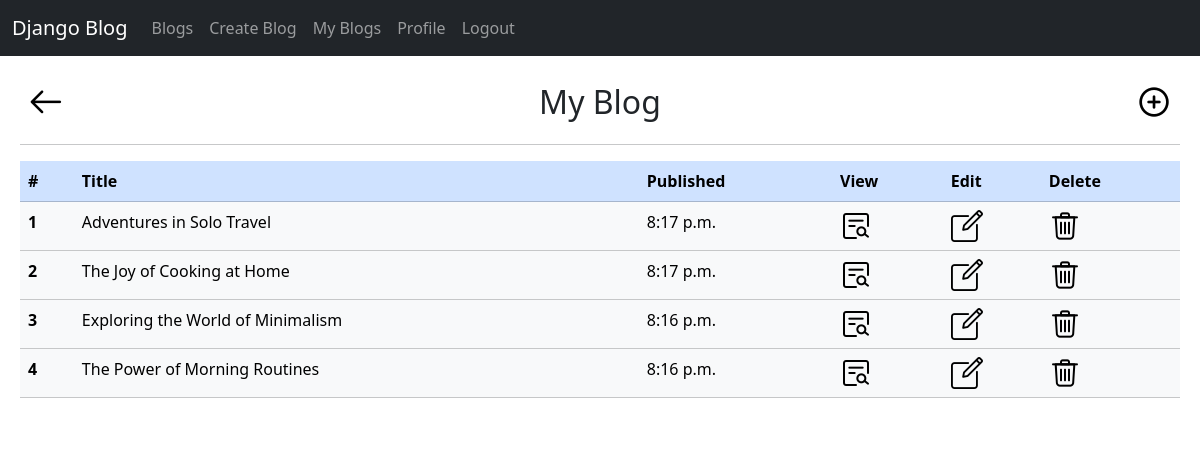
Screenshot of /blogs/user_blog/ (signed in) with the database file from the repository.
### blog/models.py (models this page shows, shortened)
class Blog(models.Model):
    author = models.ForeignKey(User, on_delete=models.CASCADE)
    title = models.CharField(max_length=150)
    text = models.TextField()
    published_date = models.DateTimeField(auto_now=True)
    updated_date = models.DateTimeField(auto_now_add=True)

### blog/views.py (the view)
# urls.py: path('blogs/user_blog/', views.user_blog, name='user_blog'),
@login_required(login_url='accounts:login')
def user_blog(request):
    blogs = Blog.objects.filter(author=request.user).order_by('-published_date')
    return render(request, 'blog/user_blog.html', {'blogs': blogs})

### blog/templates/blog/user_blog.html (shortened to what this page needs)
{% extends 'base.html' %}
{% load static %}
{% block content %}
    <div class="header-container">
        <a href="{% url 'blog:index' %}"><img src="{% static 'img/back.png' %}" alt="Back"></a>
        <h2 class="center-header">My Blog</h2>
        <a href="{% url 'blog:create' %}"><img src="{% static 'img/add.png' %}" alt="Add"></a>
    </div><hr>
    <table class="table table-primary">
        <thead>
            <tr>
                <th scope="col">#</th>
                <th scope="col">Title</th>
                <th scope="col">Published</th>
                <th scope="col">View</th>
                <th scope="col">Edit</th>
                <th scope="col">Delete</th>
            </tr>
        </thead>
        <tbody>
            {% for blog in blogs %}
                <tr class="table-light">
                        <th scope="row">{{ forloop.counter }}</th>
                        <td>{{ blog.title}}</a></td>
                        <td>{{ blog.published_date|time:"TIME_FORMAT"  }}</td>
                        <td><a href="{% url 'blog:detail' blog.id %}"><img src="{% static 'img/view.png' %}" alt="View"></a></td>
                        <td><a href="{% url 'blog:update' blog.id %}"><img src="{% static 'img/edit.png' %}" alt="Edit"></a></td>
                        <td><a href="{% url 'blog:delete' blog.id %}"><img src="{% static 'img/delete.png' %}" alt="Delete"></a></td>
                </tr>
            {% endfor %}
            </tbody>
        </table>
{% endblock %}

### static/css/base.css (style rules this page uses)
body { background-color:rgb(205, 208, 208); font-family: 'Roboto', sans-serif; }
h2 { color: rgb(44, 41, 41); text-align: center; }
a { text-decoration: none !important; }
.header-container { display: flex; justify-content: space-between; align-items: center; width: 100%; padding: 10px; }
.center-header { margin: 0 auto; position: absolute; left: 50%; transform: translateX(-50%); }

### rows the page displays
Blog: title "Adventures in Solo Travel", published_date "8:17 p.m."
Blog: title "The Joy of Cooking at Home", published_date "8:17 p.m."
Blog: title "Exploring the World of Minimalism", published_date "8:16 p.m."
Blog: title "The Power of Morning Routines", published_date "8:16 p.m."
